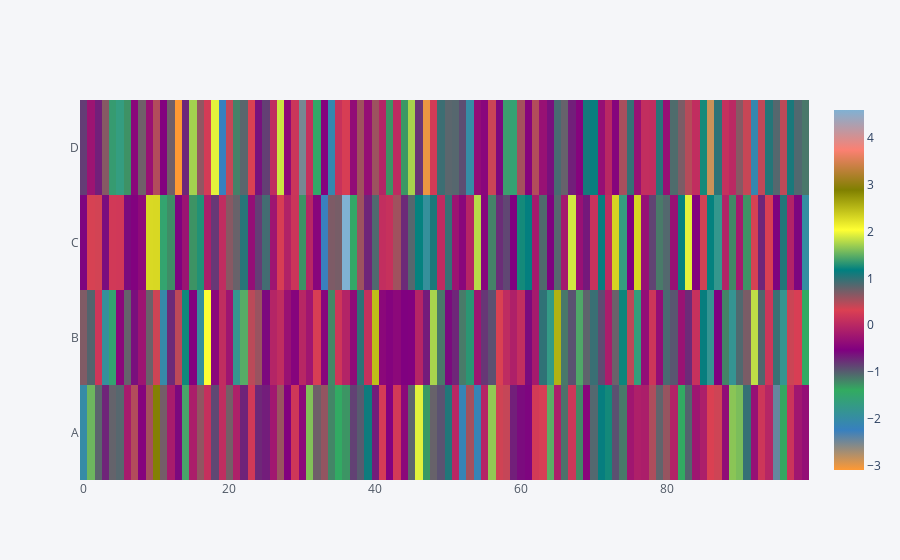

The cell this chart's notebook holds for it:
### Code cell
df1.iplot(kind='heatmap')   # heatmap

### Figure 1 — Plotly figure (JSON) as saved in the notebook; plotly's stock layout.template omitted (floating-point values rounded to 4 significant figures; data arrays with more than 128 entries replaced by an {"elided": "..."} marker saying what was removed)
{"data": [{"colorscale": [[0, "rgb(255, 153, 51)"], [0.1111, "rgb(55, 128, 191)"], [0.2222, "rgb(50, 171, 96)"], [0.3333, "rgb(128, 0, 128)"], [0.4444, "rgb(219, 64, 82)"], [0.5556, "rgb(0, 128, 128)"], [0.6667, "rgb(255, 255, 51)"], [0.7778, "rgb(128, 128, 0)"], [0.8889, "rgb(251, 128, 114)"], [1, "rgb(128, 177, 211)"]], "type": "heatmap", "x": [0, 1, 2, 3, 4, 5, 6, 7, 8, 9, 10, 11, 12, 13, 14, 15, 16, 17, 18, 19, 20, 21, 22, 23, 24, 25, 26, 27, 28, 29, 30, 31, 32, 33, 34, 35, 36, 37, 38, 39, 40, 41, 42, 43, 44, 45, 46, 47, 48, 49, 50, 51, 52, 53, 54, 55, 56, 57, 58, 59, 60, 61, 62, 63, 64, 65, 66, 67, 68, 69, 70, 71, 72, 73, 74, 75, 76, 77, 78, 79, 80, 81, 82, 83, 84, 85, 86, 87, 88, 89, 90, 91, 92, 93, 94, 95, 96, 97, 98, 99], "y": ["A", "B", "C", "D"], "z": {"elided": "4x100 float values"}, "zmax": 4.588, "zmin": -3.085}], "layout": {"legend": {"bgcolor": "#F5F6F9", "font": {"color": "#4D5663"}}, "paper_bgcolor": "#F5F6F9", "plot_bgcolor": "#F5F6F9", "title": {"font": {"color": "#4D5663"}}, "xaxis": {"gridcolor": "#E1E5ED", "showgrid": true, "tickfont": {"color": "#4D5663"}, "title": {"font": {"color": "#4D5663"}, "text": ""}, "zerolinecolor": "#E1E5ED"}, "yaxis": {"gridcolor": "#E1E5ED", "showgrid": true, "tickfont": {"color": "#4D5663"}, "title": {"font": {"color": "#4D5663"}, "text": ""}, "zerolinecolor": "#E1E5ED"}}}
